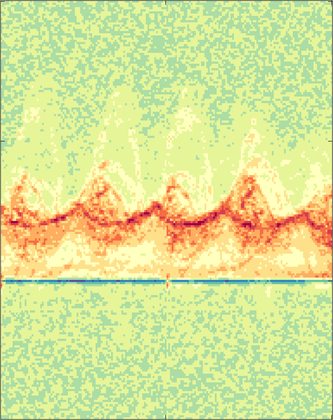
%> input picture Visualizations/Original DTMs/Original_DTM_000.png, 333 x 420 px, shrunk from 3239 x 4085 before the run
$ octave --eval "result = FLM(rgb2gray(imread('../Visualizations/Original DTMs/Original_DTM_000.png')));"   (GNU Octave 9; MATLAB toolbox functions it lacks are replaced by stand-ins)
%> lines starting %> are read from the running program, lines starting %| are printed output that depends on the picture
### FLM/GrayStretch.m
%% GrayStretch Function for Image Enhancement
% Former Author: Kun Zhan, Jicai Teng, Jinhui Shi.
% Improved By: JoeyBG.
% Date: 2025-7-21.
% Platform: MATLAB R2024b.
% Affiliation: Beijing Institute of Technology.
%
% Purpose:
% This function performs gray-level stretching on an input grayscale image to enhance its contrast.
% It adjusts pixel intensities based on histogram bounds determined by a specified percentage,
% mapping them to the full 0-255 range for improved visibility.
%
% Inputs:
%   I   - Input grayscale image (uint8)
%   Per - Percentage of histogram to stretch (e.g., 0.98 for 98%)
%
% Outputs:
%   GS  - Stretched grayscale image (uint8)
%
% Usage:
%   GS = GrayStretch(I, Per);
%
% References:
%   [1] K. Zhan, J. Shi, Q. Li, J. Teng, M. Wang, "Image segmentation using fast linking SCM,"
%       in Proc. of IJCNN, vol. 25, pp. 2093-2100, 2015.
%   [2] K. Zhan, J. Shi, J. Teng, Q. Li and M. Wang, "Feature-linking model for image enhancement,"
%       Neural Computation, vol. 28, no. 6, pp. 1072-1100, 2016.
%
% Notes:
% - Assumes input image I is of type uint8.
% - Relies on helper functions FindingMm and BoundFinding for bound computation.

%% Function Body
function GS = GrayStretch(I, Per)
    % Determine min and max bounds for stretching.
    [m, M] = FindingMm(I, Per);

    % Perform linear stretching to full 0-255 range.
    GS = uint8((double(I) - m) ./ (M - m) * 255);
end

%% FindingMm Supporting Function
function [minI, MaxI] = FindingMm(I, Per)
    % Calculate image histogram and total pixel count.
    h = imhist(I);
    All = sum(h);
    ph = h ./ All;
    mth_ceiling = BoundFinding(ph, Per);

    % Reverse histogram to find lower bound for maximum intensity.
    Mph = fliplr(ph')';
    Mth_floor = BoundFinding(Mph, Per);
    Mth_floor = 256 - Mth_floor + 1; % Adjust to original scale.

    % Define constraint function for valid bounds.
    ConstraintJudge = @(x, y) sum(h(x:y)) / All >= Per;

    % Initialize difference matrix with infinity.
    Difference = zeros(256, 256) + inf;

    % Compute differences for valid min/max pairs.
    for m = mth_ceiling:-1:1
        for M = Mth_floor:256
            if (h(m) > 0) && (h(M) > 0)
                if ConstraintJudge(m, M)
                    Difference(m, M) = M - m;
                end
            end
        end
    end

    % Find smallest difference satisfying constraint.
    minD = min(Difference(:));
    [m, M] = find(Difference == minD);

    % Assign final min and max intensity values.
    minI = m(1) - 1;
    MaxI = M(1) - 1;
end

%% BoundFinding Supporting Function
function m_ceiling = BoundFinding(ph, Per)
    % Compute cumulative probability distribution.
    cumP = cumsum(ph);

    % Initialize index and residual probability.
    n = 1;
    residualP = 1 - Per;

    % Find smallest index where cumulative probability exceeds residual.
    while cumP(n) < residualP
        n = n + 1;
    end

    % Set ceiling for minimum bound.
    m_ceiling = n;
end

### FLM/FLM.m
%% FLM Function for Image Enhancement
% Former Author: Kun Zhan, Jicai Teng, Jinhui Shi.
% Improved By: JoeyBG.
% Date: 2025-7-21.
% Platform: MATLAB R2024b.
% Affiliation: Beijing Institute of Technology.
%
% Purpose:
% This function implements the Feature-Linking Model (FLM) for enhancing grayscale images,
% based on the method described in the paper "Feature-linking model for image enhancement"
% by K. Zhan, J. Shi, J. Teng, Q. Li, and M. Wang, Neural Computation, vol. 28, no. 6,
% pp. 1072-1100, 2016.
%
% Inputs:
%   I - Input grayscale image.
%
% Outputs:
%   Rep1gs - Enhanced image after applying FLM and gray stretching.
%
% Usage:
%   Rep1gs = FLM(I);
%
% Notes:
% - The function assumes I is a grayscale image.
% - It requires the GrayStretch function, which is not defined here.
% - The algorithm iteratively processes the image until all pixels meet a condition.

%% Function Body
function Rep1gs = FLM(I)
    % Define helper functions and params.
    funInverse = @(x) max(max(x)) + 1 - x; % Inverse image pixel value.
    funNormalize = @(x) (x - min(min(x))) / (max(max(x)) - min(min(x)) + eps);  % Normalize image to [0,1].
    [r, c] = size(I);
%> r = 420; c = 333
    rc = r * c;
%> rc = 139860
    S = funNormalize(double(I)) + 1/255;
    W = [0.7 1 0.7; 1  0  1; 0.7 1 0.7];

    % Initialize variables for the algorithm.
    Y = zeros(r, c);
    U = zeros(r, c);
    Time = zeros(r, c);
    sumY = 0;
    n = 0;

    % Compute initial threshold using Laplacian filter.
    Lap = fspecial('laplacian', 0.2); % Create Laplacian filter.
    Theta = 1 + imfilter(S, Lap, 'symmetric');

    % Compute feature map f.
    f = 0.75 * exp(-(S).^2 / 0.16) + 0.05;
    G = fspecial('gaussian', 7, 1); % Gaussian filter for smoothing.
    f = imfilter(f, G, 'symmetric');

    % Set parameters for the algorithm.
    h = 2e10;
    d = 2;
    g = 0.9811;
    alpha = 0.01;
    beta = 0.03;

    % Iterative process of the FLM algorithm.
    while sumY < rc
        n = n + 1;
        K = conv2(Y, W, 'same');
        Wave = alpha * K + beta .* S .* (K - d);
        U = f .* U + S + Wave;
        Theta = g * Theta + h .* Y;
        Y = double(U > Theta);
        Time = Time + n .* Y;
        sumY = sumY + sum(Y(:));
    end
%> this loop made 277 passes
%> sumY on passes 1 to 3: 13491, 40133, 56168
%> pass 1, in FLM, `Wave = alpha * K + beta .* S .* (K - d);`:
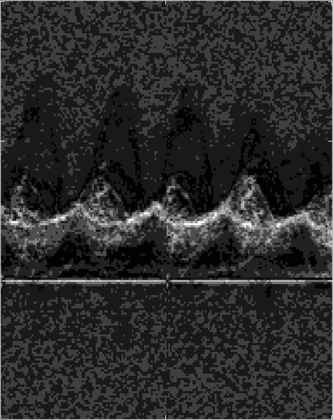
%> Wave: size 420x333 double; min -0.0602, max -0.000235, mean -0.0499; drawn with min black and max white
%> pass 1, in FLM, `Y = double(U > Theta);`:
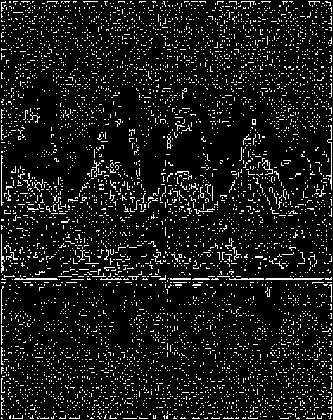
%> Y: size 420x333 double; values 0 (black) and 1 (white), 9.6% white in thin lines or dots
%> after the loop:
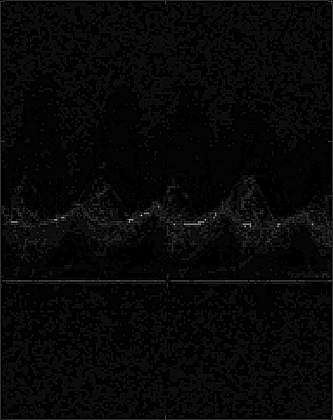
%> Time: size 420x333 double; min 1, max 277, mean 10; drawn with min black and max white
%> after the loop:
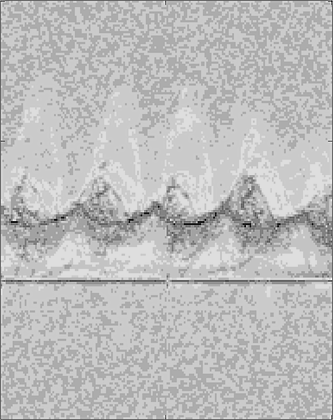
%> U: size 420x333 double; min 0.0086, max 1.13, mean 0.839; drawn with min black and max white
%> after the loop, n = 277; sumY = 139860

    % Post-process to generate enhanced image.
    Rep = funInverse(Time);
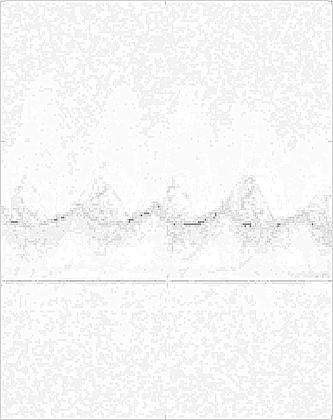
%> Rep: size 420x333 double; min 1, max 277, mean 268; drawn with min black and max white
    Rep = funNormalize(Rep);
    Rep = uint8(Rep * 255);
%> Rep: size 420x333 uint8
    Rep1gs = GrayStretch(Rep, 0.98);
%> in FindingMm, `h = imhist(I);`: h = 256 values, max 26642 at index 255, min 0 at index 2, mean 546.3
%> in FindingMm, `All = sum(h);`: All = 139860
%> in FindingMm, `ph = h ./ All;`: ph = 256 values, max 0.19 at index 255, min 0 at index 2, mean 0.00391
%> in BoundFinding, `cumP = cumsum(ph);`: cumP = 256 values from 7.15e-06 to 1
%> after the loop in BoundFinding, `while cumP(n) < residualP`: n = 213
%> in FindingMm, `Mph = fliplr(ph')';`: Mph = 256 values, max 0.19 at index 2, min 0 at index 87, mean 0.00391
%> in FindingMm, `Mth_floor = BoundFinding(Mph, Per);`: Mth_floor = 1
%> in FindingMm, `Mth_floor = 256 - Mth_floor + 1;`: Mth_floor = 256
%> the loop in FindingMm, `for m = mth_ceiling:-1:1` made 213 passes
%> m on passes 1 to 3: 213, 212, 211
%> after the loop in FindingMm, `for m = mth_ceiling:-1:1`:
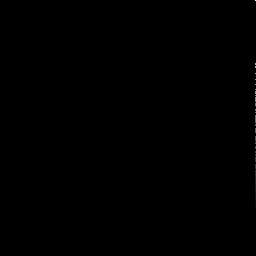
%> Difference: size 256x256 double; 99.84% of the values are NaN or infinite; the others: min 43, max 255, mean 105.9; drawn with min black, max white, NaN and infinite black
%> in FindingMm, `minD = min(Difference(:));`: minD = 43
%> in FindingMm, `[m, M] = find(Difference == minD);`: m = 213; M = 256
%> in FindingMm, `minI = m(1) - 1;`: minI = 212
%> in FindingMm, `MaxI = M(1) - 1;`: MaxI = 255
%> in GrayStretch, `[m, M] = FindingMm(I, Per);`: m = 212; M = 255
%> in GrayStretch, `GS = uint8((double(I) - m) ./ (M - m) * 255);`:
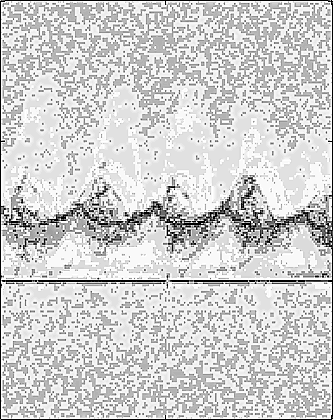
%> GS: size 420x333 uint8; min 0, max 255, mean 206.9
end

$ run again, on Visualizations/Original DTMs/Original_DTM_030.png
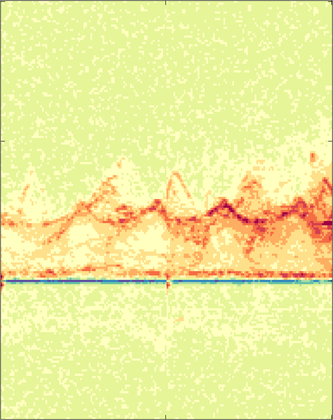
%> input picture Visualizations/Original DTMs/Original_DTM_030.png, 333 x 420 px, shrunk from 3239 x 4085 before the run
%> the loop in FLM, `while sumY < rc` made 289 passes
%> sumY on passes 1 to 3: 17541, 47675, 52484
%> pass 1, in FLM, `Y = double(U > Theta);`:
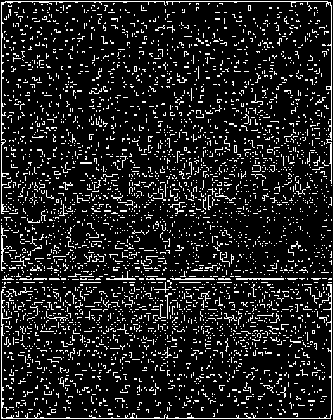
%> Y: size 420x333 double; values 0 (black) and 1 (white), 12.5% white in thin lines or dots
%> after the loop in FLM, `while sumY < rc`: n = 289; sumY = 139860
%> h = 256 values, max 46446 at index 252, min 0 at index 2, mean 546.3
%> All = 139860
%> ph = 256 values, max 0.332 at index 252, min 0 at index 2, mean 0.00391
%> cumP = 256 values from 7.15e-06 to 1
%> after the loop in BoundFinding, `while cumP(n) < residualP`: n = 215
%> Mph = 256 values, max 0.332 at index 5, min 0 at index 79, mean 0.00391
%> in FindingMm, `Mth_floor = BoundFinding(Mph, Per);`: Mth_floor = 1
%> in FindingMm, `Mth_floor = 256 - Mth_floor + 1;`: Mth_floor = 256
%> the loop in FindingMm, `for m = mth_ceiling:-1:1` made 215 passes
%> m on passes 1 to 3: 215, 214, 213
%> minD = 41
%> in FindingMm, `[m, M] = find(Difference == minD);`: m = 215; M = 256
%> minI = 214
%> MaxI = 255
%> in GrayStretch, `[m, M] = FindingMm(I, Per);`: m = 214; M = 255
%> in GrayStretch, `GS = uint8((double(I) - m) ./ (M - m) * 255);`:
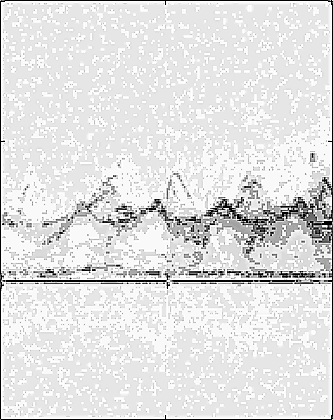
%> GS: size 420x333 uint8; min 0, max 255, mean 224.4

$ run again, on Visualizations/Original DTMs/Original_DTM_045.png
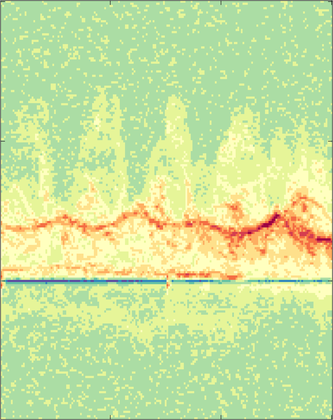
%> input picture Visualizations/Original DTMs/Original_DTM_045.png, 333 x 420 px, shrunk from 3239 x 4085 before the run
%> the loop in FLM, `while sumY < rc` made 266 passes
%> sumY on passes 1 to 3: 12095, 32471, 39545
%> pass 1, in FLM, `Y = double(U > Theta);`:
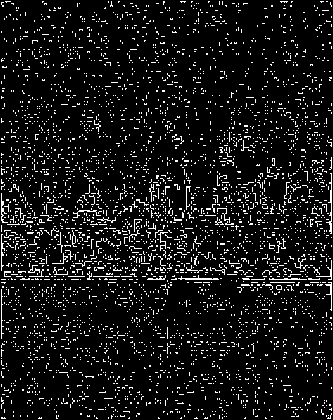
%> Y: size 420x333 double; values 0 (black) and 1 (white), 8.6% white in thin lines or dots
%> after the loop in FLM, `while sumY < rc`: n = 266; sumY = 139860
%> h = 256 values, max 51053 at index 243, min 0 at index 2, mean 546.3
%> All = 139860
%> ph = 256 values, max 0.365 at index 243, min 0 at index 2, mean 0.00391
%> cumP = 256 values from 7.15e-06 to 1
%> after the loop in BoundFinding, `while cumP(n) < residualP`: n = 218
%> Mph = 256 values, max 0.365 at index 14, min 0 at index 92, mean 0.00391
%> in FindingMm, `Mth_floor = BoundFinding(Mph, Per);`: Mth_floor = 1
%> in FindingMm, `Mth_floor = 256 - Mth_floor + 1;`: Mth_floor = 256
%> the loop in FindingMm, `for m = mth_ceiling:-1:1` made 218 passes
%> m on passes 1 to 3: 218, 217, 216
%> minD = 38
%> in FindingMm, `[m, M] = find(Difference == minD);`: m = 218; M = 256
%> minI = 217
%> MaxI = 255
%> in GrayStretch, `[m, M] = FindingMm(I, Per);`: m = 217; M = 255
%> in GrayStretch, `GS = uint8((double(I) - m) ./ (M - m) * 255);`:
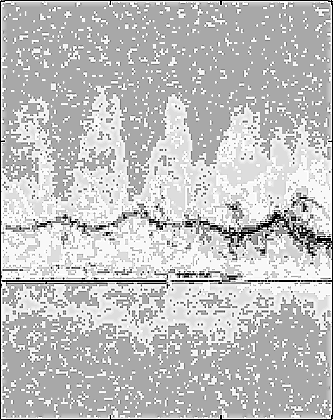
%> GS: size 420x333 uint8; min 0, max 255, mean 191

$ run again, on Visualizations/Original DTMs/Original_DTM_060.png
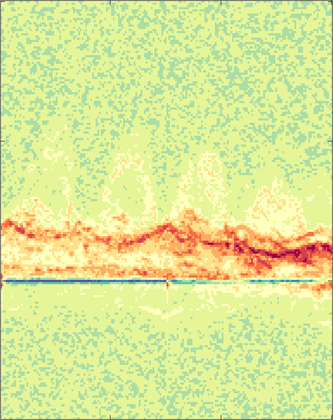
%> input picture Visualizations/Original DTMs/Original_DTM_060.png, 333 x 420 px, shrunk from 3239 x 4085 before the run
%> the loop in FLM, `while sumY < rc` made 273 passes
%> sumY on passes 1 to 3: 12515, 39365, 60389
%> after the loop in FLM, `while sumY < rc`: n = 273; sumY = 139860
%> h = 256 values, max 26850 at index 255, min 0 at index 2, mean 546.3
%> All = 139860
%> ph = 256 values, max 0.192 at index 255, min 0 at index 2, mean 0.00391
%> cumP = 256 values from 7.15e-06 to 1
%> after the loop in BoundFinding, `while cumP(n) < residualP`: n = 215
%> Mph = 256 values, max 0.192 at index 2, min 0 at index 110, mean 0.00391
%> in FindingMm, `Mth_floor = BoundFinding(Mph, Per);`: Mth_floor = 1
%> in FindingMm, `Mth_floor = 256 - Mth_floor + 1;`: Mth_floor = 256
%> the loop in FindingMm, `for m = mth_ceiling:-1:1` made 215 passes
%> m on passes 1 to 3: 215, 214, 213
%> minD = 41
%> in FindingMm, `[m, M] = find(Difference == minD);`: m = 215; M = 256
%> minI = 214
%> MaxI = 255
%> in GrayStretch, `[m, M] = FindingMm(I, Per);`: m = 214; M = 255
%> in GrayStretch, `GS = uint8((double(I) - m) ./ (M - m) * 255);`:
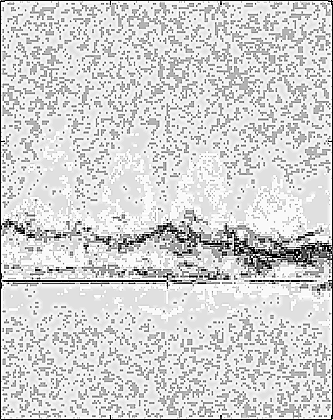
%> GS: size 420x333 uint8; min 0, max 255, mean 211
